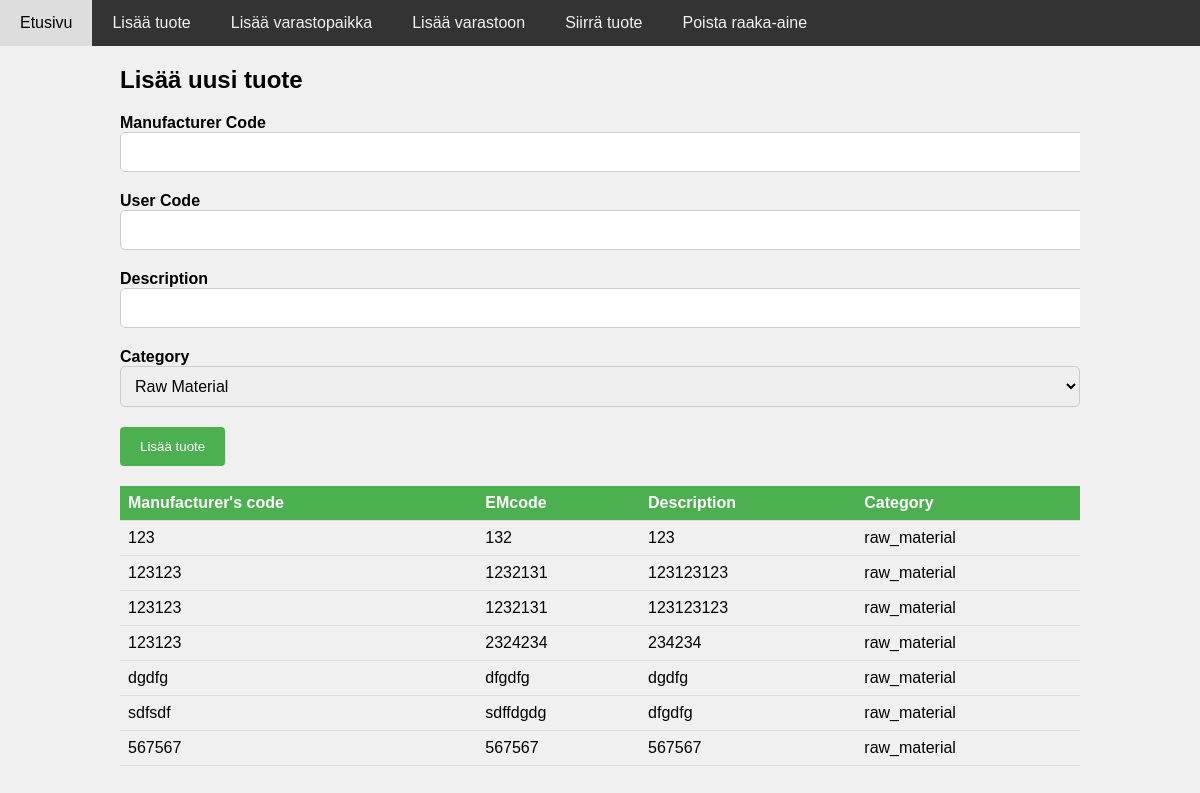
The app's page /add_product, older data.
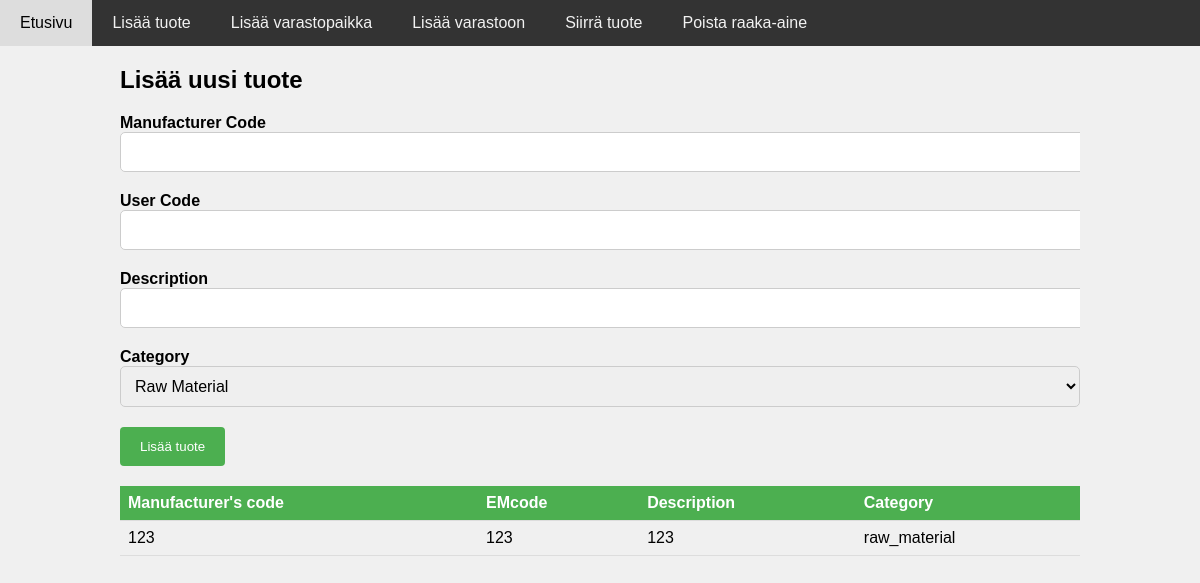
The same page, newer data.
### app/models.py (models this page shows)
class Product(db.Model):
    id = db.Column(db.Integer, primary_key=True)
    description = db.Column(db.String(100), nullable=False, unique=True)
    category = db.Column(db.String(20), nullable=False)
    mancode = db.Column(db.String(50), nullable=True, unique=True)
    usercode = db.Column(db.String(50), nullable=True, unique=True)
    locations = db.relationship('Location', back_populates='product')
    stocks = db.relationship('Stock', back_populates='product')

### app/views.py (the view, shortened to what this page needs)
@main.route('/add_product', methods=['GET', 'POST'])
def add_product():
    products = Product.query.all()
    return render_template('add_product.html', form=Form(), products=products)

### templates/add_product.html (shortened to what this page needs)
{% extends 'base.html' %}
{% block content %}
  <h2>Lisää uusi tuote</h2>
  <form method="POST" action="">
    <div class="form-group">
      {{ form.mancode.label }} {{ form.mancode(class="form-control") }}
    </div>
    <div class="form-group">
      {{ form.usercode.label }} {{ form.usercode(class="form-control") }}
    </div>
    <div class="form-group">
      {{ form.description.label }} {{ form.description(class="form-control") }}
    </div>
    <div class="form-group">
      {{ form.category.label }} {{ form.category(class="form-control") }}
    </div>
    <div class="form-group">
      <input type="submit" value="Lisää tuote" class="btn btn-primary">
    </div>
  </form>
  <table class="table">
    <thead>
      <tr>
        <th>Manufacturer's code</th>
        <th>EMcode</th>
        <th>Description</th>
        <th>Category</th>
      </tr>
    </thead>
    <tbody>
      {% for product in products %}
        <tr>
          <td>{{ product.mancode }}</td>
          <td>{{ product.usercode }}</td>
          <td>{{ product.description }}</td>
          <td>{{ product.category }}</td>
        </tr>
      {% endfor %}
    </tbody>
  </table>
{% endblock %}

### templates/base.html (shortened to what this page needs)
<!DOCTYPE html>
<html lang="fi">
<head>
    <link rel="stylesheet" href="{{ url_for('static', filename='css/style.css') }}">
</head>
<body>
<div class="navbar">
    <a href="{{ url_for('main.index') }}">Etusivu</a>
    <a href="{{ url_for('main.add_product') }}">Lisää tuote</a>
    <a href="{{ url_for('main.add_location') }}">Lisää varastopaikka</a>
    <a href="{{ url_for('main.add_stock') }}">Lisää varastoon</a>
    <a href="{{ url_for('main.transfer_product') }}">Siirrä tuote</a>
    <a href="{{ url_for('main.remove_material') }}">Poista raaka-aine</a>
</div>
<div class="container">
    {% block content %}{% endblock %}
</div>
</body>
</html>

### static/css/style.css (style rules this page uses)
body { font-family: Arial, sans-serif; background-color: #f0f0f0; margin: 0; padding: 0; }
.container { width: 80%; margin: auto; overflow: hidden; }
.navbar { background-color: #333; overflow: hidden; }
.navbar a { float: left; display: block; color: #f2f2f2; text-align: center; padding: 14px 20px; text-decoration: none; }
.form-group { margin-bottom: 20px; }
.form-group label { display: block; font-weight: bold; }
.form-group input[type="text"], .form-group select { width: 100%; padding: 10px; font-size: 16px; border-radius: 5px; border: 1px solid #ccc; }
.form-group input[type="submit"] { background-color: #4CAF50; color: white; padding: 12px 20px; border: none; border-radius: 4px; cursor: pointer; }
.table { width: 100%; border-collapse: collapse; }
.table th, .table td { padding: 8px; text-align: left; border-bottom: 1px solid #ddd; }
.table th { background-color: #4CAF50; color: white; }

Row changes from the older to the newer data that the page shows:
removed Product: mancode "123123", usercode "1232131", description "123123123", category "raw_material"
removed Product: mancode "123123", usercode "1232131", description "123123123", category "raw_material"
removed Product: mancode "123123", usercode "2324234", description "234234", category "raw_material"
removed Product: mancode "dgdfg", usercode "dfgdfg", description "dgdfg", category "raw_material"
removed Product: mancode "sdfsdf", usercode "sdffdgdg", description "dfgdfg", category "raw_material"
removed Product: mancode "567567", usercode "567567", description "567567", category "raw_material"
changed Product "raw_material": usercode "132" → "123"
